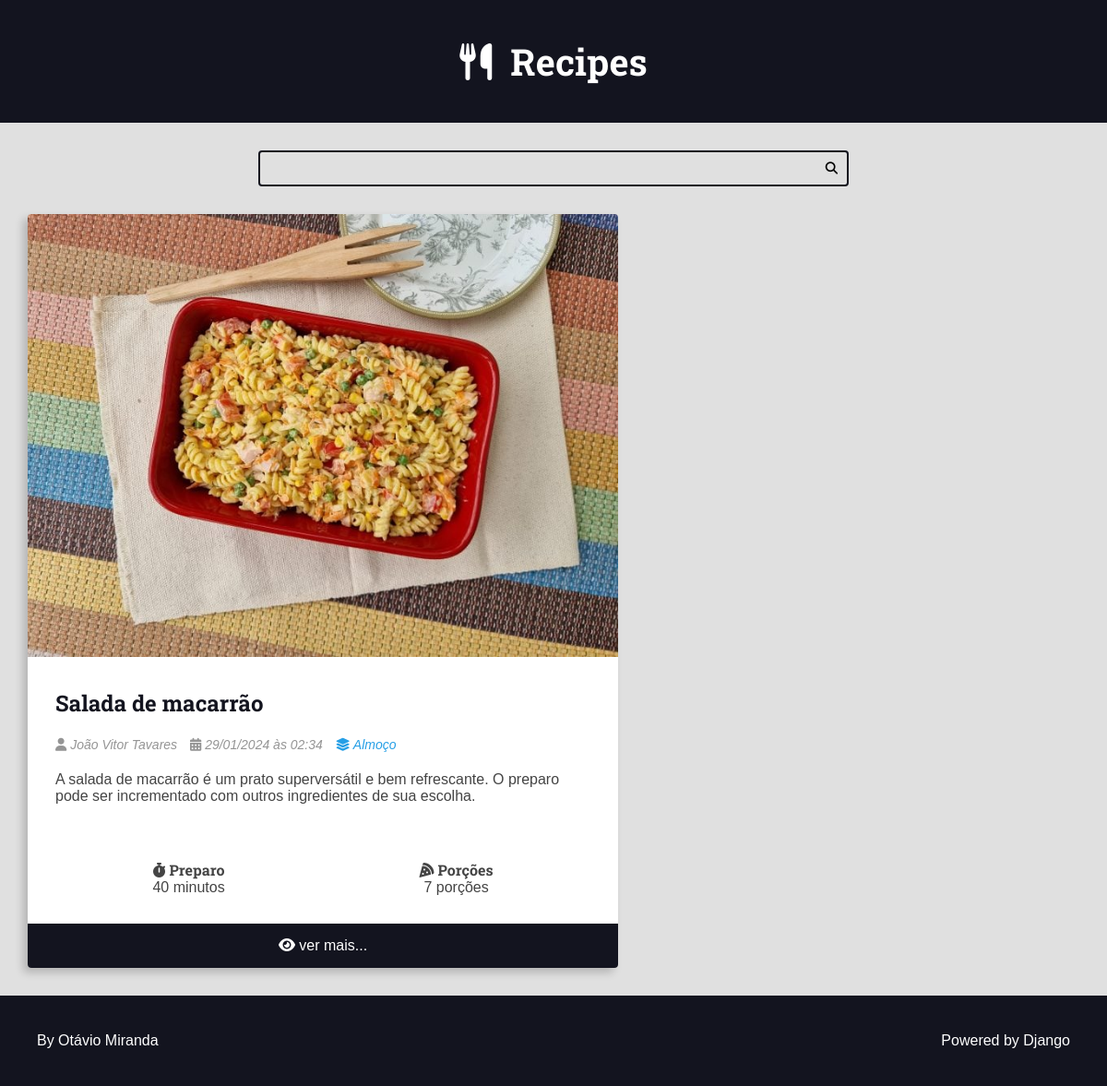
Page /recipes/category/3/ on the earlier database version.
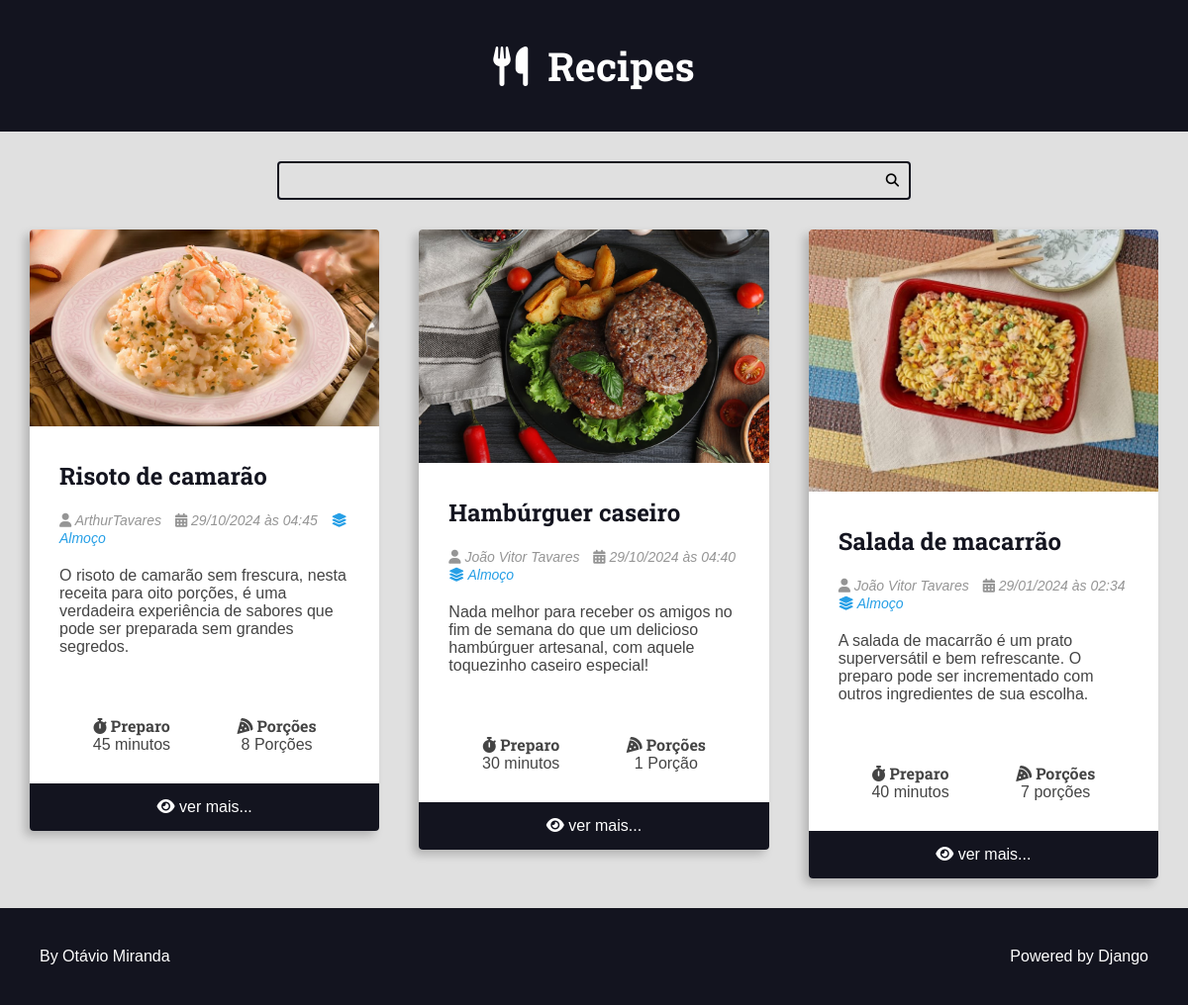
Same page on the later database version.
### recipes/models.py (models this page shows, shortened)
class Recipe(models.Model):
    title = models.CharField(max_length=65)
    description = models.CharField(max_length=165)
    slug = models.SlugField(unique=True)
    preparation_time = models.IntegerField()
    preparation_time_unit = models.CharField(max_length=65)
    servings = models.IntegerField()
    servings_unit = models.CharField(max_length=65)
    preparation_steps = models.TextField()
    preparation_steps_is_html = models.BooleanField(default=False)
    created_at = models.DateTimeField(auto_now_add=True)
    updated_at = models.DateTimeField(auto_now=True)
    is_published = models.BooleanField(default=False)
    cover = models.ImageField(upload_to='recipes/covers/%Y/%m/%d/', blank=True, default='')
    category = models.ForeignKey(Category, on_delete=models.SET_NULL, null=True, blank=True, default=None)
    author = models.ForeignKey(User, on_delete=models.SET_NULL, null=True)

class Category(models.Model):
    name = models.CharField(max_length=65)

### recipes/views.py (the view)
# urls.py: path('recipes/category/<int:category_id>/', views.category, name='category'),
def category(request, category_id):
    recipes = get_list_or_404(Recipe.objects.filter(category__id=category_id, is_published=True).order_by('-id'))
    page_obj, pagination_range = make_pagination(request, recipes, PER_PAGE)
    return render(request, 'recipes/pages/category.html', context={
        'recipes': page_obj,
        'title': f'{recipes[0].category.name} - Category',
        'pagination_range':pagination_range
    })

### utils/pagination.py (called while the page is built)
def make_pagination(request, quary_set, num_obj: int, num_pages=4):
    try:
        current_page = int(request.GET.get('page', 1))
    except ValueError:
        current_page = 1
    paginator = Paginator(quary_set, num_obj)
    page_obj = paginator.get_page(current_page)
    pagination_range = make_pagination_range(
        current_page=current_page,
        num_pages=num_pages,
        page_range=paginator.page_range
    )
    return page_obj, pagination_range

### recipes/templates/recipes/pages/category.html (shortened to what this page needs)
{% extends "global/base.html" %}
{% block content %}
<div class="main-content main-content-list container">
    {% for recipe in recipes %}
    {% include "recipes/partials/recipe.html" %}
    {% endfor %}
</div>
{% endblock content %}

### recipes/templates/recipes/partials/recipe.html (shortened to what this page needs)
<div class="recipe-list-item">
    <div class="recipe recipe-cover">
        {% if is_datail_page is not True %}
        <a href="{% url "recipes:recipe"  recipe.id %}">
            <img src="{{ recipe.cover.url }}" alt="temporario">
        </a>
        {% else %}
            <img src="{{ recipe.cover.url }}" alt="temporario">
        {% endif %}
        <div class="recipe-title-container">
            <h2 class="recipe-title">
                {% if is_datail_page is not True %}
                <a href="{% url "recipes:recipe"  recipe.id %}">
                    {{ recipe.title }}
                </a>
                {% else %}
                    {{ recipe.title }}
                {% endif %}
            </h2>
        </div>
        <div class="recipe-author">
            <span class="recipe-author-item">
                <i class="fas fa-user"></i>
                {% if recipe.author.first_name %}
                    {{recipe.author.first_name}} {{recipe.author.last_name}}
                {% else %}
                    {{recipe.author.username}}
                {% endif %}
            </span>
            <span class="recipe-author-item">
                <i class="fas fa-calendar-alt"></i>
                {{recipe.created_at|date:"d/m/Y"}} às {{recipe.created_at|date:"H:i"}}
            </span>
            {% if recipe.category is not None %}
            <span class="recipe-author-item">
                <a href="{% url "recipes:category" recipe.category.id %}">
                    <i class="fas fa-layer-group"></i>
                    <span>{{recipe.category.name}}</span>
                </a>
            </span>
            {% endif %}
        </div>
        <div class="recipe-content">
            <p>{{recipe.description}}</p>
        </div>
        <div class="recipe-meta-container">
            <div class="recipe-meta recipe-preparation">
                <h3 class="recipe-meta-title"><i class="fas fa-stopwatch"></i> Preparo</h3>
                <div class="recipe-meta-text">
                    {{recipe.preparation_time}} {{recipe.preparation_time_unit}}
                </div>
            </div>
            <div class="recipe-meta recipe-servings">
                <h3 class="recipe-meta-title"><i class="fas fa-pizza-slice"></i> Porções</h3>
                <div class="recipe-meta-text">
                    {{recipe.servings}} {{recipe.servings_unit}}
                </div>
            </div>
        </div>
        {% if is_datail_page is not True %}
        <footer class="recipe-footer">
            <a class="recipe-read-more button button-dark button-full-width" href="{% url "recipes:recipe"  recipe.id %}">
                <i class="fas fa-eye"></i>
                <span>ver mais...</span>
            </a>
        </footer>
        {% endif %}
    </div>
</div>

Differences in the rows shown:
added Recipe: cover (picture), title "Risoto de camarão", author.username "ArthurTavares", created_at "29/10/2024", created_at "04:45", category.name "Almoço", description "O risoto de camarão sem frescura, nesta receita para oito porções, é uma verdadeira experiência de sabores que pode ser preparada sem grandes segredos.", preparation_time "45", preparation_time_unit "minutos", servings "8", servings_unit "Porções"
added Recipe: cover (picture), title "Hambúrguer caseiro", author.first_name "João Vitor", author.last_name "Tavares", created_at "29/10/2024", created_at "04:40", category.name "Almoço", description "Nada melhor para receber os amigos no fim de semana do que um delicioso hambúrguer artesanal, com aquele toquezinho caseiro especial!", preparation_time "30", preparation_time_unit "minutos", servings "1", servings_unit "Porção"
